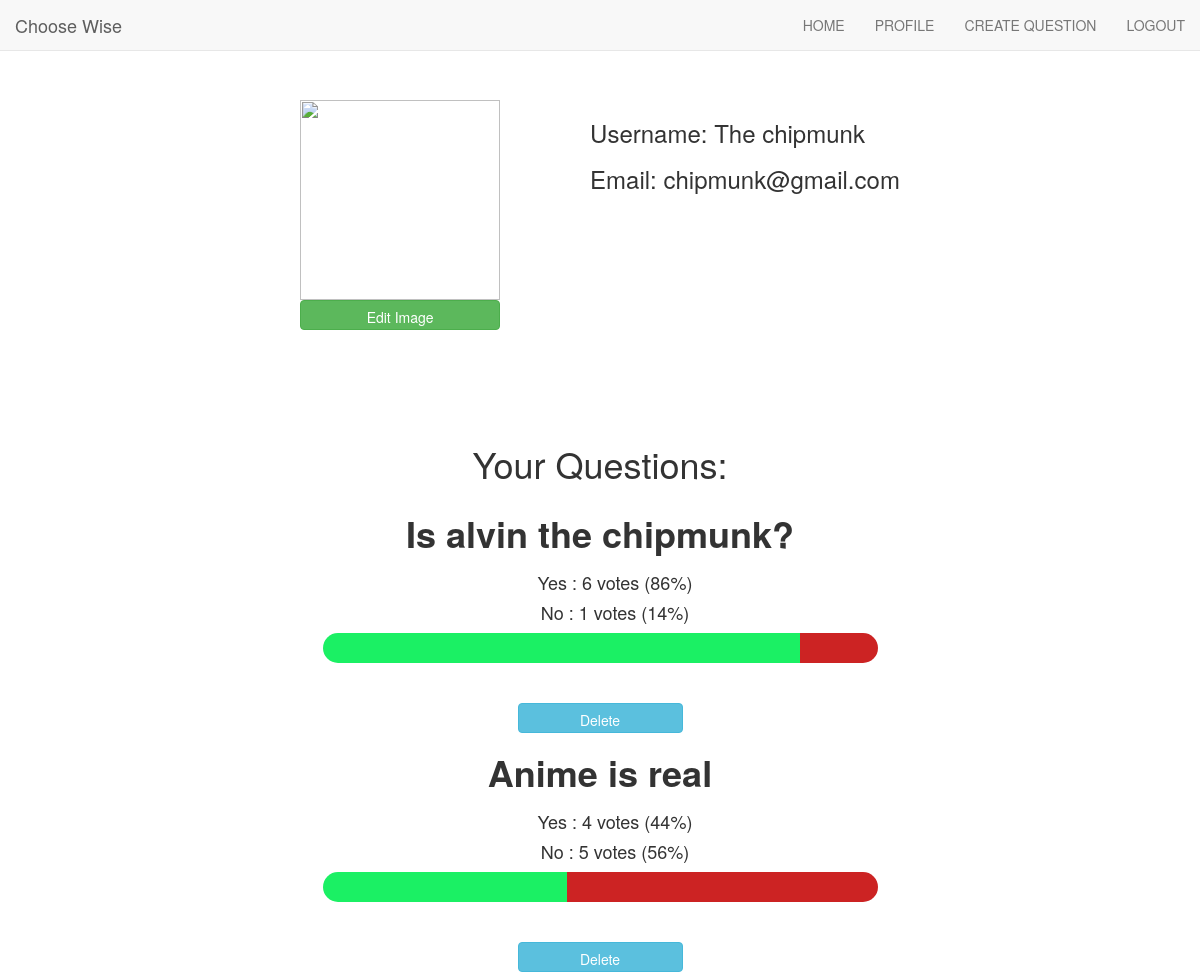
The page /profile/2 on the database its author committed.
### tables this page shows
CREATE TABLE users (id integer primary key autoincrement, username TEXT, email TEXT, password TEXT, image_url TEXT);

CREATE TABLE question (id integer primary key autoincrement, question TEXT, first_choice TEXT, second_choice TEXT, choice1 INTEGER, choice2 INTEGER, user_id INTEGER);

### main.py (the view)
@app.route('/profile/<id>')
def profile(id):
  con = sql.connect('polling.db')
  cur = con.cursor()
  con.row_factory = sql.Row
  cur.execute("SELECT * FROM users WHERE id = ?",[id])
  profile = cur.fetchone()
  cur.execute("SELECT * from question where user_id = ?",[id])
  questions = cur.fetchall()
  con.close()
  return render_template('profile.html',profile = profile, questions = questions)

### templates/profile.html (shortened to what this page needs)
<html>
<head>
  		<link rel="stylesheet" href="https://maxcdn.bootstrapcdn.com/bootstrap/3.3.7/css/bootstrap.min.css">
</head>
<body background="http://www.powerpointstemplate.com/wp-content/uploads/2017/02/gray-ppt-template-powerpoint-backgrounds.jpg">
  <nav class="navbar navbar-default navbar-fixed-top">
  <div class="container-fluid">
    <div class="navbar-header">
      <a class="navbar-brand" href="#">Choose Wise</a>
    </div>
    <div class="collapse navbar-collapse" id="myNavbar">
      <ul class="nav navbar-nav navbar-right">
        <li><a href="{{url_for('index')}}">HOME</a></li>
        <li><a href="{{url_for('profile',id=session.id)}}">PROFILE</a></li>
        <li><a href="{{url_for('create_question')}}">CREATE QUESTION</a></li>
        <li><a href="{{url_for('logout')}}">LOGOUT</a></li>
      </ul>
    </div>
  </div>
</nav>
<div class="container-fluid" id="overall">
  <div>
    <div id="image_container">
      <div id="image_container2">
       {% if profile[4] is not none and profile[4] != "" %}
       <img id="image-src" src="{{profile[4]}}" class="img-responsive">
       {% else %}
       <img id="image-src" src="http://s3.amazonaws.com/37assets/svn/765-default-avatar.png" class="img-responsive">
       {% endif %}
       <button id="edit_image" class="edimage btn btn-success" style="width:100%">Edit Image</button>
      </div>
    </div>
    <div  id="profile_container">
      <div id="username_container">
        <h3 id="username">Username: {{profile[1]}}</h3>
      </div>
      <div id="email_container">
        <h3 id="email">Email: {{profile[2]}}</h3>
      </div>
    </div>
  </div>
</div>
{% if questions|length < 1 %}
<h1 class="text-center" style="margin-top:100px;">No Questions yet. To create one, click <a href="{{url_for('create_question')}}">here</a>.</h1>
{% else %}
<h1 class="text-center" style="margin-top:100px;">Your Questions:</h1>
{% for question in questions %}
 <div class="container" id="choice_result" >
  <h1 class="text-center"><b id="result">{{question[1]}}</b></h1>
  <div class="row">
    <div class="col-sm-4">
      <center>
	  <div class="container">
	  {% if question[4] == 0 and question[5] == 0 %}
	  <h1>No votes yet</h1>
	  {% else %}
      <h4 id="first_choice">{{question[2]}} : {{question[4]}} votes ({{(question[4]*100/(question[4]+question[5]))|round|int}}%)</h4>
      <h4 id="second_choice">{{question[3]}} : {{question[5]}} votes ({{(100-(question[4]*100/(question[4]+question[5])))|round|int}}%)</h4>
	  {% endif %}
	  </div>
      </center>
    </div>
  </div>
  <div class="row">
	<div class="col-sm-3" ></div>
	<div class="col-sm-6">
	{% if question[4] == 0 %}
	<div class="green_bar" style='width:0%'></div>
	{% else %}
	<div class="green_bar" style='width:{{(question[4]*100/(question[4]+question[5]))|round|int}}%'></div>
	{% endif %}
	{% if question[5] == 0 %}
	<div class="red_bar" style='width:0%'></div>
	{% else %}
	<div class="red_bar" style='width:{{(100-(question[4]*100/(question[4]+question[5])))|round|int}}%'></div>
	{% endif %}
	</div>
	<div class="col-sm-3" ></div>
  </div>
</div>
<br><br>
<div class="container-fluid">
  <div class="col-sm-5"></div>
  <div class="col-sm-2">
    <a href="{{url_for('delete_question',id=question[0])}}" id="delete" class="btn btn-info">Delete</a>
  </div>
  <div class="col-sm-5"></div>
</div>
{% endfor %}
{% endif %}
</body>
</html>

### templates/profile.html (style rules this page uses)
#overall { display:flex; justify-content: center; align-items: center; margin-top: 100px; }
#image-src { width:200px; height:200px; }
#image_container { float: left; border-radius: 90px; padding-right: 30px; }
.btn { max-height: 30px; }
#profile_container { float: right; padding-left: 30px; margin-left:30px; }
#edit, #delete, #back { width:100%; }
.green_bar, .red_bar { height: 30px; display:block; }
.green_bar { background-color: #1BF064; float: left; border-bottom-left-radius: 50px; border-top-left-radius: 50px; }
.red_bar { background-color: #cc2323; float:right; border-bottom-right-radius: 50px; border-top-right-radius: 50px; }

### rows shown on the page
users: username "The chipmunk", email "chipmunk@gmail.com"
question: question "Is alvin the chipmunk?", first_choice "Yes", choice1 "6", (question[4]*100/(question[4]+question[5]))|round|int "86", second_choice "No", choice2 "1", (100-(question[4]*100/(question[4]+question[5])))|round|int "14"
question: question "Anime is real", first_choice "Yes", choice1 "4", (question[4]*100/(question[4]+question[5]))|round|int "44", second_choice "No", choice2 "5", (100-(question[4]*100/(question[4]+question[5])))|round|int "56"
